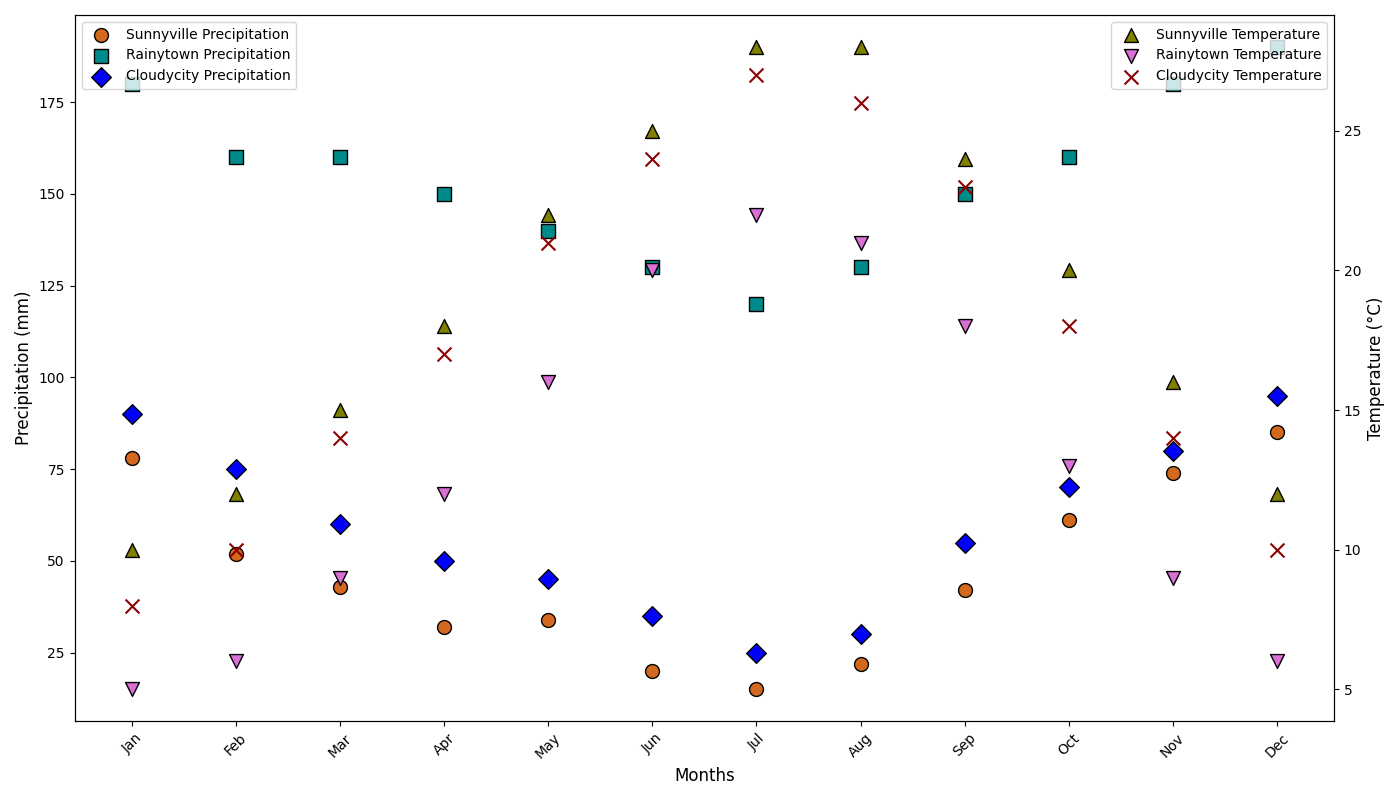

Source code (Python):
import matplotlib.pyplot as plt
import numpy as np

# Define the months
months = np.array(['Jan', 'Feb', 'Mar', 'Apr', 'May', 'Jun', 'Jul', 'Aug', 'Sep', 'Oct', 'Nov', 'Dec'])

# Define the precipitation data (mm)
precipitation_sunnyville = np.array([78, 52, 43, 32, 34, 20, 15, 22, 42, 61, 74, 85])
precipitation_rainytown = np.array([180, 160, 160, 150, 140, 130, 120, 130, 150, 160, 180, 190])
precipitation_cloudycity = np.array([90, 75, 60, 50, 45, 35, 25, 30, 55, 70, 80, 95])

# Define the temperature data (°C)
temperature_sunnyville = np.array([10, 12, 15, 18, 22, 25, 28, 28, 24, 20, 16, 12])
temperature_rainytown = np.array([5, 6, 9, 12, 16, 20, 22, 21, 18, 13, 9, 6])
temperature_cloudycity = np.array([8, 10, 14, 17, 21, 24, 27, 26, 23, 18, 14, 10])

# Create the plot
fig, ax1 = plt.subplots(figsize=(14, 8))

# Plot precipitation data on primary Y-axis
ax1.scatter(months, precipitation_sunnyville, color='chocolate', marker='o', s=100, edgecolors='black', label='Sunnyville Precipitation')
ax1.scatter(months, precipitation_rainytown, color='darkcyan', marker='s', s=100, edgecolors='black', label='Rainytown Precipitation')
ax1.scatter(months, precipitation_cloudycity, color='blue', marker='D', s=100, edgecolors='black', label='Cloudycity Precipitation')

# Create secondary Y-axis for temperature data
ax2 = ax1.twinx()
ax2.scatter(months, temperature_sunnyville, color='olive', marker='^', s=100, edgecolors='black', label='Sunnyville Temperature')
ax2.scatter(months, temperature_rainytown, color='orchid', marker='v', s=100, edgecolors='black', label='Rainytown Temperature')
ax2.scatter(months, temperature_cloudycity, color='darkred', marker='x', s=100, edgecolors='black', label='Cloudycity Temperature')

# Titles and labels
ax1.set_xlabel("Months", fontsize=12)
ax1.set_ylabel("Precipitation (mm)", fontsize=12)
ax2.set_ylabel("Temperature (°C)", fontsize=12)

# Customize ticks
ax1.set_xticks(np.arange(len(months)))
ax1.set_xticklabels(months)
ax1.tick_params(axis='x', rotation=45)

# Add legends
ax1.legend(loc='upper left')
ax2.legend(loc='upper right')

# Show the plot
plt.tight_layout()
plt.show()
